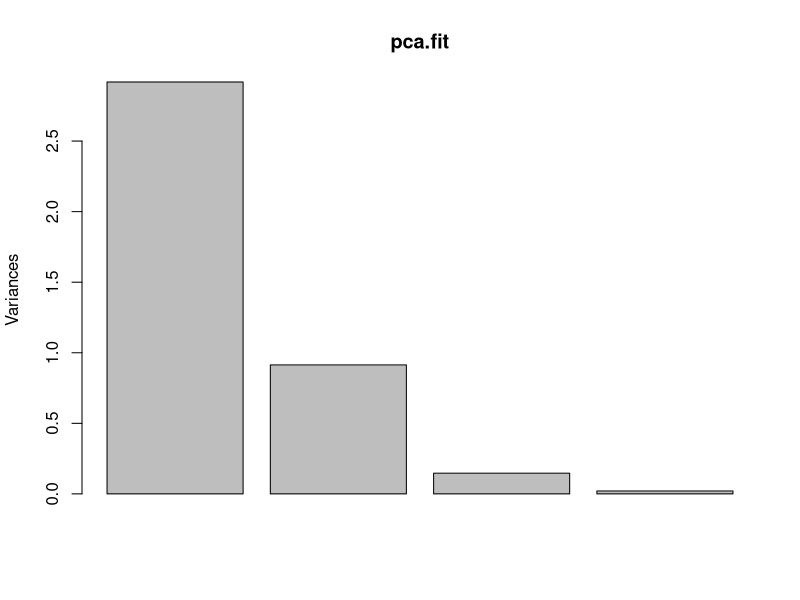
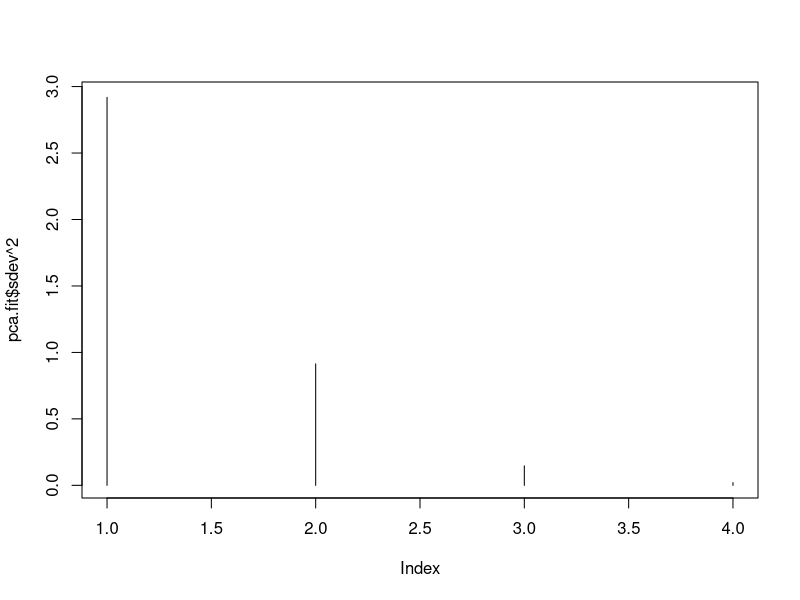
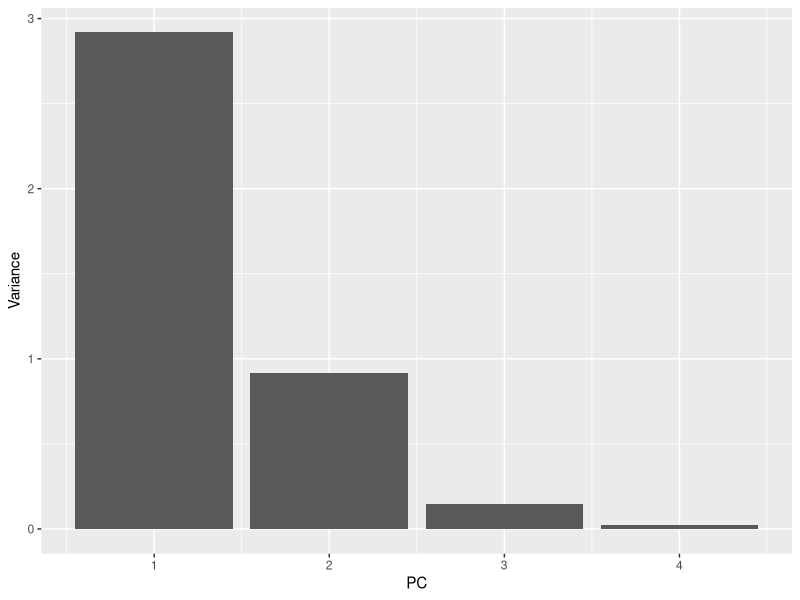
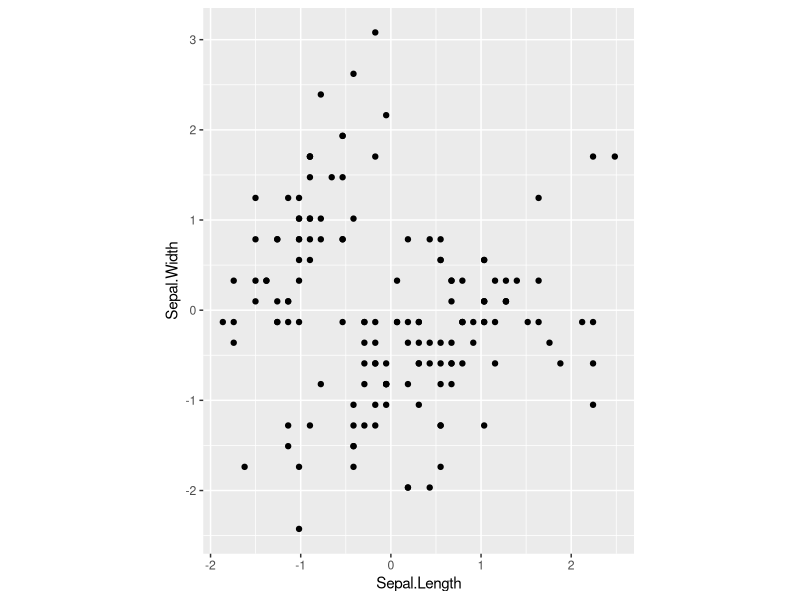
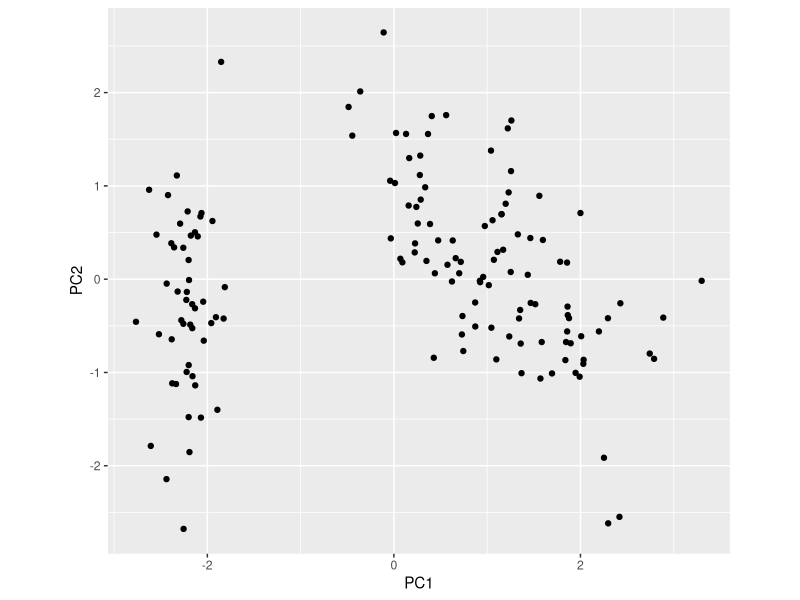
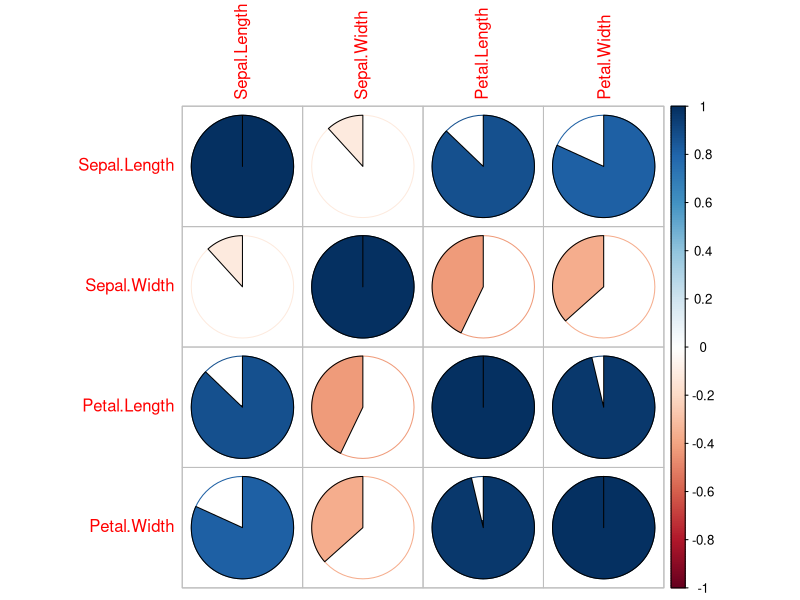
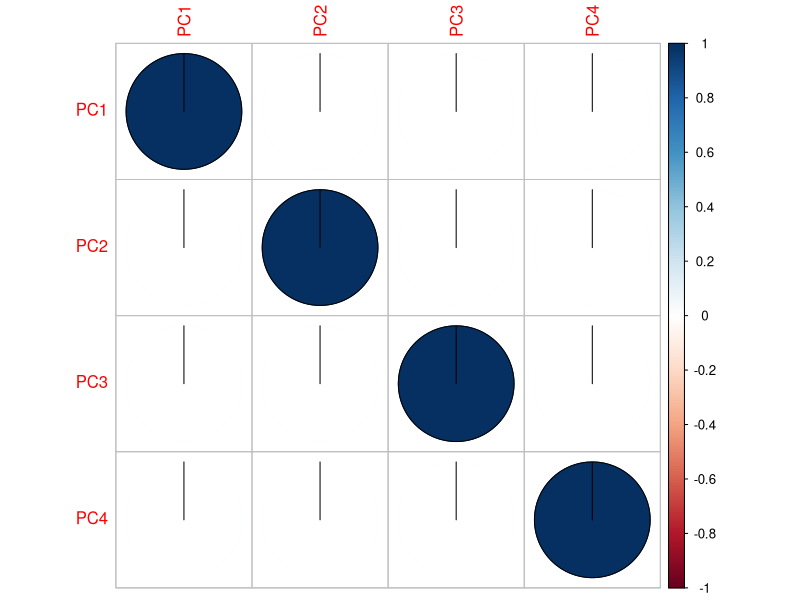

Write R code to recreate these figures, in order.
## ---- chunk 1
summary(iris)
## ---- chunk 2
dataset <- iris[, colnames(iris) != "Species"]
## ---- chunk 3
pca.fit <- prcomp(dataset, scale. = TRUE)
str(pca.fit)
## ---- chunk 4
all(pca.fit$x == predict(pca.fit, newdata = dataset))
## ---- chunk 5
scaledDataset <- scale(dataset)
all(pca.fit$x == scaledDataset %*% pca.fit$rotation)
## ---- chunk 6
sapply(dataset, var)
## ---- chunk 7
pca.fit$sdev^2 / sum(pca.fit$sdev^2)
## ---- chunk 8
cumsum(pca.fit$sdev^2) / sum(pca.fit$sdev^2)
## ---- chunk 9
summary(pca.fit)
## ---- chunk 10
plot(pca.fit)
## ---- chunk 11
plot(pca.fit$sdev^2, type = "h") # "h" creates vertical lines
## ---- chunk 12
library(ggplot2)
ggplot(data = data.frame(PC = 1:length(pca.fit$sdev), Variance = pca.fit$sdev^2)) +
  geom_bar(mapping = aes(x = PC, y = Variance), stat = "identity")
## ---- chunk 13
library(ggplot2)
ggplot(data.frame(scaledDataset)) +
  geom_point(mapping = aes_string(x = colnames(scaledDataset)[1],
                                  y = colnames(scaledDataset)[2])) +
  coord_fixed()
## ---- chunk 14
library(ggplot2)
ggplot(data.frame(pca.fit$x)) +
  geom_point(mapping = aes_string(x = colnames(pca.fit$x)[1],
                                  y = colnames(pca.fit$x)[2])) +
  coord_fixed()
## ---- chunk 15
library(corrplot)
corrplot(cor(scaledDataset), method = "pie")
corrplot(cor(pca.fit$x), method = "pie")
## ---- chunk 16
mse <- function(x1, x2) {
  return(mean((x1 - x2)^2))
}
## ---- chunk 17
mse(pca.fit$x %*% solve(pca.fit$rotation), scaledDataset)
## ---- chunk 18
sapply(1:ncol(scaledDataset), function(i) {
  mse(pca.fit$x[, i] %o% solve(pca.fit$rotation)[i, ], scaledDataset)
})
## ---- chunk 19
sapply(1:ncol(scaledDataset), function(i) {
  if (i == 1) { # (outer) matrix-vector product
    mse(pca.fit$x[, 1] %o% solve(pca.fit$rotation)[1, ], scaledDataset)
  } else {# matrix-matrix product
    mse(pca.fit$x[, 1:i] %*% solve(pca.fit$rotation)[1:i, ], scaledDataset)
  }
})
## ---- chunk 20
sapply(1:ncol(scaledDataset), function(i) {
  transformedDataset <- scaledDataset
  transformedDataset[, -i] <- 0
  mse(transformedDataset, scaledDataset)
})
## ---- chunk 21
mse(scaledDataset, 0)
## ---- chunk 22
1 - 0.745 / mse(scaledDataset, 0)
